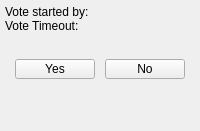
             <widget class="QWidget" name="tab_Kick">
              <attribute name="title">
               <string>Kick</string>
              </attribute>
              <layout class="QGridLayout" name="gridLayout_100">
               <property name="horizontalSpacing">
                <number>0</number>
               </property>
               <property name="verticalSpacing">
                <number>6</number>
               </property>
               <property name="margin">
                <number>5</number>
               </property>
               <item row="0" column="0">
                <layout class="QVBoxLayout" name="verticalLayout">
                 <property name="spacing">
                  <number>0</number>
                 </property>
                 <item>
                  <layout class="QHBoxLayout" name="horizontalLayout_3">
                   <property name="spacing">
                    <number>5</number>
                   </property>
                   <item>
                    <widget class="QLabel" name="label_votestartedby">
                     <property name="text">
                      <string>Vote started by:</string>
                     </property>
                    </widget>
                   </item>
                   <item>
                    <widget class="QLabel" name="label_voteStarterNick">
                     <property name="sizePolicy">
                      <sizepolicy hsizetype="MinimumExpanding" vsizetype="Preferred">
                       <horstretch>0</horstretch>
                       <verstretch>0</verstretch>
                      </sizepolicy>
                     </property>
                     <property name="text">
                      <string/>
                     </property>
                    </widget>
                   </item>
                  </layout>
                 </item>
                 <item>
                  <layout class="QHBoxLayout" name="horizontalLayout_2">
                   <property name="spacing">
                    <number>5</number>
                   </property>
                   <item>
                    <widget class="QLabel" name="label_timeout">
                     <property name="text">
                      <string>Vote Timeout:</string>
                     </property>
                    </widget>
                   </item>
                   <item>
                    <widget class="QLabel" name="label_kickVoteTimeout">
                     <property name="sizePolicy">
                      <sizepolicy hsizetype="MinimumExpanding" vsizetype="Preferred">
                       <horstretch>0</horstretch>
                       <verstretch>0</verstretch>
                      </sizepolicy>
                     </property>
                     <property name="text">
                      <string/>
                     </property>
                    </widget>
                   </item>
                  </layout>
                 </item>
                </layout>
               </item>
               <item row="1" column="0">
                <widget class="QLabel" name="label_kickUser">
                 <property name="sizePolicy">
                  <sizepolicy hsizetype="Preferred" vsizetype="Preferred">
                   <horstretch>0</horstretch>
                   <verstretch>0</verstretch>
                  </sizepolicy>
                 </property>
                 <property name="text">
                  <string/>
                 </property>
                </widget>
               </item>
               <item row="2" column="0">
                <layout class="QHBoxLayout" name="horizontalLayout">
                 <item>
                  <widget class="QPushButton" name="pushButton_voteOnKickYes">
                   <property name="maximumSize">
                    <size>
                     <width>80</width>
                     <height>20</height>
                    </size>
                   </property>
                   <property name="text">
                    <string>Yes</string>
                   </property>
                  </widget>
                 </item>
                 <item>
                  <widget class="QPushButton" name="pushButton_voteOnKickNo">
                   <property name="maximumSize">
                    <size>
                     <width>80</width>
                     <height>20</height>
                    </size>
                   </property>
                   <property name="text">
                    <string>No</string>
                   </property>
                  </widget>
                 </item>
                </layout>
               </item>
               <item row="3" column="0">
                <widget class="QLabel" name="label_votesMonitor">
                 <property name="text">
                  <string/>
                 </property>
                </widget>
               </item>
               <item row="4" column="0">
                <spacer name="verticalSpacer">
                 <property name="orientation">
                  <enum>Qt::Vertical</enum>
                 </property>
                 <property name="sizeHint" stdset="0">
                  <size>
                   <width>20</width>
                   <height>27</height>
                  </size>
                 </property>
                </spacer>
               </item>
              </layout>
             </widget>
